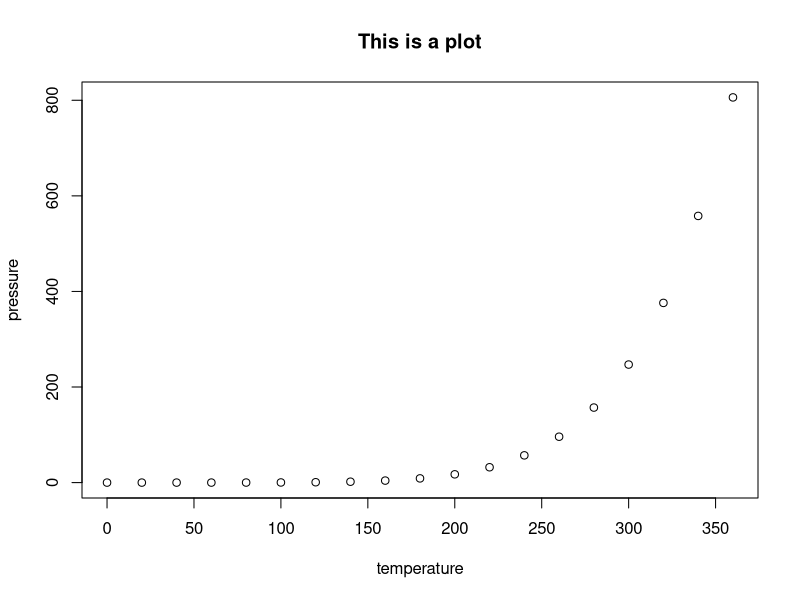

Here is the R script that generated this plot:
## ---- chunk 1
knitr::opts_chunk$set(echo = TRUE)
## ---- chunk 2
summary(cars)
## ---- chunk 3
plot(pressure, main = "This is a plot")
#pretend changes
